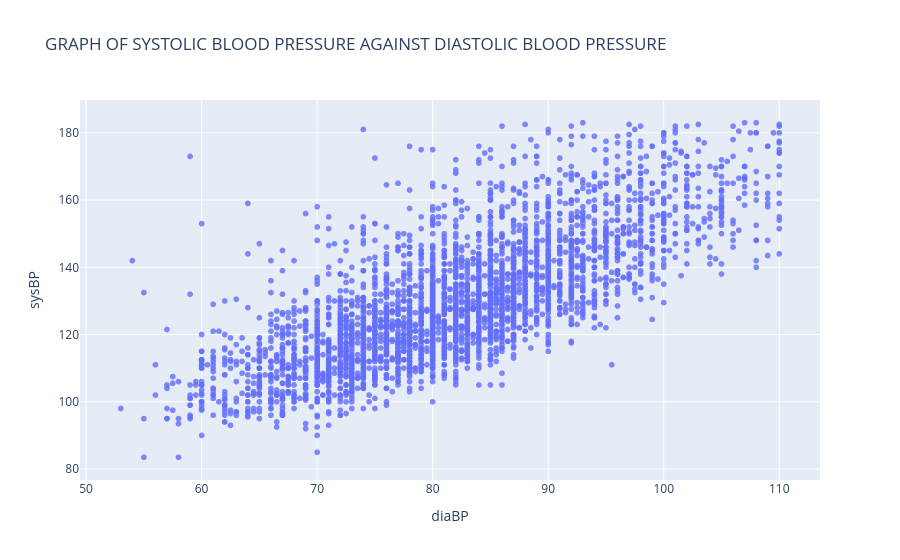

The code cell stored with this chart in its notebook:
### Code cell
# VISUALIZING THE RELATIONSHIP BETWEEN  SYSTOLIC BLOOD PRESSURE AND DIASTOLIC BLOOD PRESSURE
fig =px.scatter(
    heart_diagnostic,
    x='diaBP',
    y='sysBP',
    opacity=0.8,
    title='GRAPH OF SYSTOLIC BLOOD PRESSURE AGAINST DIASTOLIC BLOOD PRESSURE '
)

fig.show()


sns.scatterplot(x='diaBP', y='sysBP', data=heart_diagnostic, s=8, alpha=0.8)
plt.xlabel('Diastolic Blood Pressure:')
plt.ylabel('Systolic Blood Pressure')
plt.title('GRAPH OF SYSTOLIC BLOOD PRESSURE AGAINST DIASTOLIC BLOOD PRESSURE ')
plt.show()

### Figure 1 — Plotly figure (JSON) as saved in the notebook; plotly's stock layout.template omitted (floating-point values rounded to 4 significant figures; data arrays with more than 128 entries replaced by an {"elided": "..."} marker saying what was removed)
{"data": [{"hovertemplate": "diaBP=%{x}<br>sysBP=%{y}<extra></extra>", "legendgroup": "", "marker": {"color": "#636efa", "opacity": 0.8, "symbol": "circle"}, "mode": "markers", "name": "", "showlegend": false, "type": "scattergl", "x": {"elided": "3936 float values"}, "xaxis": "x", "y": {"elided": "3936 float values"}, "yaxis": "y"}], "layout": {"legend": {"tracegroupgap": 0}, "title": {"text": "GRAPH OF SYSTOLIC BLOOD PRESSURE AGAINST DIASTOLIC BLOOD PRESSURE "}, "xaxis": {"anchor": "y", "domain": [0, 1], "title": {"text": "diaBP"}}, "yaxis": {"anchor": "x", "domain": [0, 1], "title": {"text": "sysBP"}}}}
